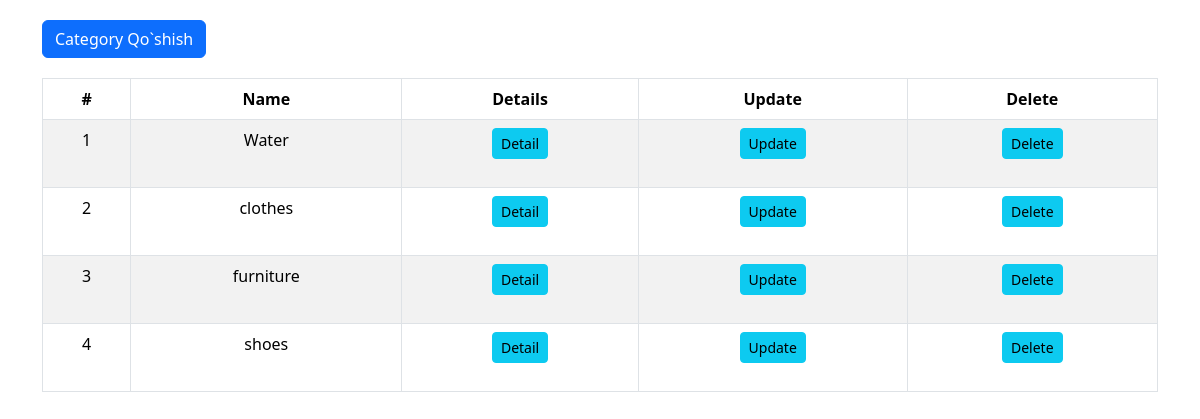
The app's page /main/back-office/category/list/, older data.
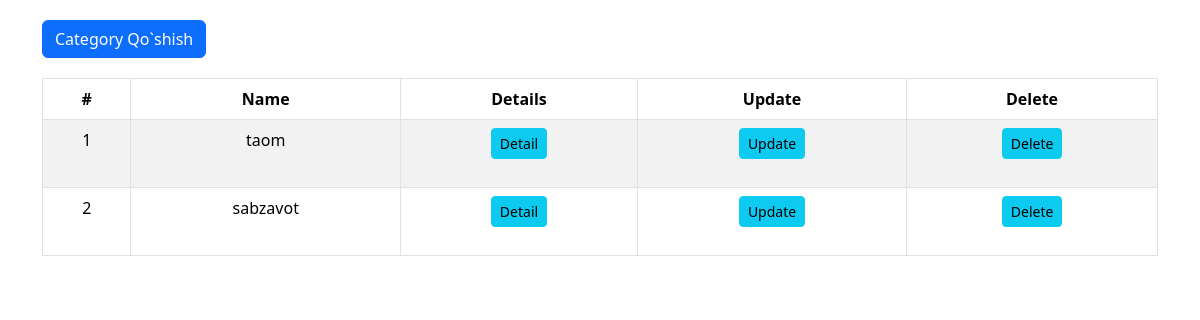
The same page, newer data.
### Goods/models.py (models this page shows, shortened)
class Category(models.Model):
    name = models.CharField(max_length=255)
    title = models.TextField()
    img = models.ImageField(upload_to='category_img')

### Goods/back-office/category/views.py (the view)
# urls.py: path('list/', views.listCategory, name='listCategory'),
def listCategory(request):
    queryset = models.Category.objects.all()
    context = {}
    context['queryset'] = queryset
    return render(request, 'back-office/category/list.html', context)

### templates/back-office/category/list.html (shortened to what this page needs)
<!DOCTYPE html>
<html lang="en">
<head>
    <link href="https://cdn.jsdelivr.net/npm/bootstrap@5.3.3/dist/css/bootstrap.min.css" rel="stylesheet">
</head>
<body>
    <div class="container">
        <button type="button" class="btn btn-primary" data-bs-toggle="modal" data-bs-target="#exampleModal">
            Category Qo`shish
        </button>
        <table class="table table-bordered table-striped">
            <thead>
                <tr>
                    <th>#</th>
                    <th>Name</th>
                    <th>Details</th>
                    <th>Update</th>
                    <th>Delete</th>
                </tr>
            </thead>
            <tbody>
                {% for category in queryset %}
                <tr>
                    <td>{{ forloop.counter }}</td>
                    <td>{{ category.name }}</td>
                    <td><a href="{% url 'detailCategory' category.id %}" class="btn btn-info btn-sm">Detail</a></td>
                    <td><a href="{% url 'updateCategory' category.id %}" class="btn btn-info btn-sm">Update</a></td>
                    <td><a href="{% url 'deleteCategory' category.id %}" class="btn btn-info btn-sm">Delete</a></td>
                </tr>
                {% endfor %}
            </tbody>
        </table>
    </div>
</body>
</html>

Row changes from the older to the newer data that the page shows:
removed Category: name "Water"
removed Category: name "clothes"
removed Category: name "furniture"
removed Category: name "shoes"
added Category: name "taom"
added Category: name "sabzavot"
